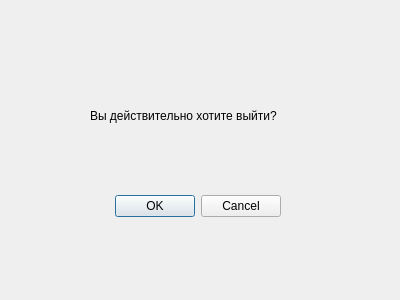
<?xml version="1.0" encoding="UTF-8"?>
<ui version="4.0">
 <class>Dialog</class>
 <widget class="QDialog" name="Dialog">
  <property name="geometry">
   <rect>
    <x>0</x>
    <y>0</y>
    <width>400</width>
    <height>300</height>
   </rect>
  </property>
  <property name="windowTitle">
   <string>Dialog</string>
  </property>
  <widget class="QDialogButtonBox" name="buttonBox">
   <property name="geometry">
    <rect>
     <x>110</x>
     <y>190</y>
     <width>171</width>
     <height>32</height>
    </rect>
   </property>
   <property name="orientation">
    <enum>Qt::Horizontal</enum>
   </property>
   <property name="standardButtons">
    <set>QDialogButtonBox::Cancel|QDialogButtonBox::Ok</set>
   </property>
  </widget>
  <widget class="QLabel" name="label">
   <property name="geometry">
    <rect>
     <x>90</x>
     <y>90</y>
     <width>221</width>
     <height>51</height>
    </rect>
   </property>
   <property name="text">
    <string>Вы действительно хотите выйти?</string>
   </property>
  </widget>
 </widget>
 <resources/>
 <connections>
  <connection>
   <sender>buttonBox</sender>
   <signal>accepted()</signal>
   <receiver>Dialog</receiver>
   <slot>accept()</slot>
   <hints>
    <hint type="sourcelabel">
     <x>248</x>
     <y>254</y>
    </hint>
    <hint type="destinationlabel">
     <x>157</x>
     <y>274</y>
    </hint>
   </hints>
  </connection>
  <connection>
   <sender>buttonBox</sender>
   <signal>rejected()</signal>
   <receiver>Dialog</receiver>
   <slot>reject()</slot>
   <hints>
    <hint type="sourcelabel">
     <x>316</x>
     <y>260</y>
    </hint>
    <hint type="destinationlabel">
     <x>286</x>
     <y>274</y>
    </hint>
   </hints>
  </connection>
 </connections>
</ui>
